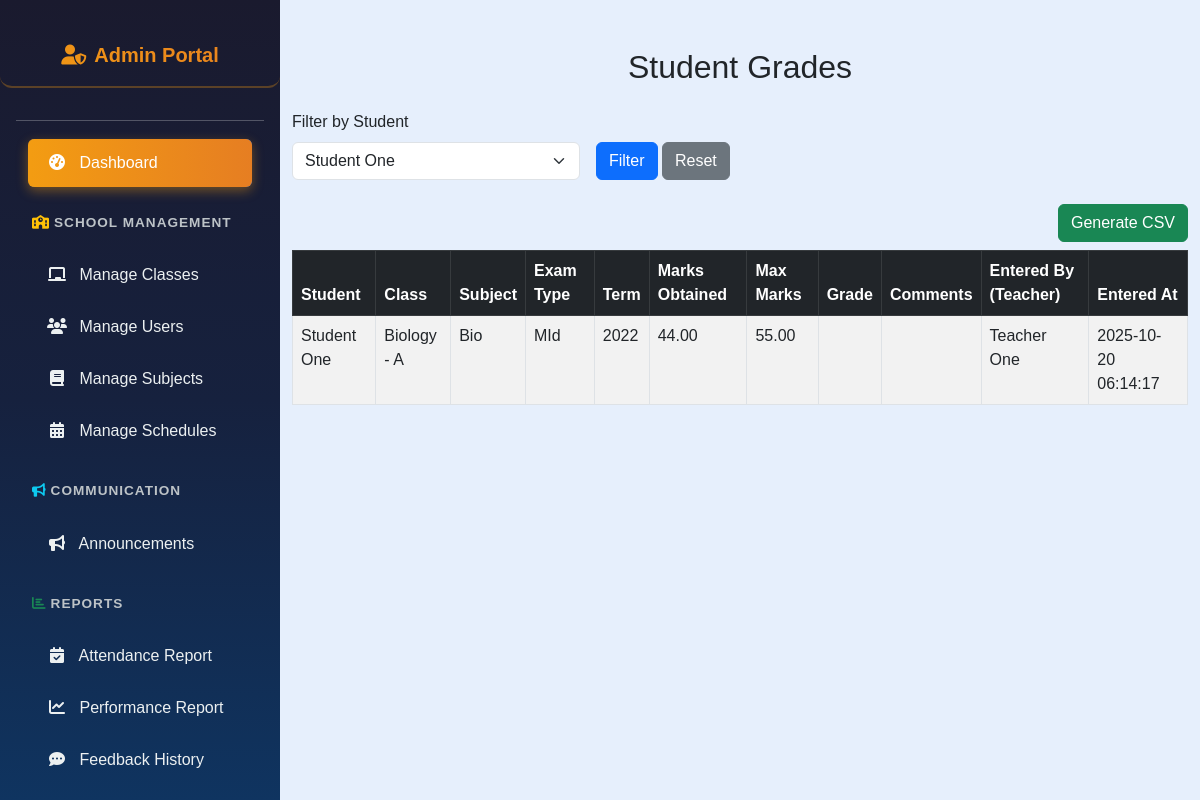
Page /admin/admin_view_grades.php?student_id=2 (signed in) on the committed database.
### tables this page shows
CREATE TABLE `grades` (
  `grade_id` int(11) NOT NULL,
  `student_id` int(11) NOT NULL,
  `subject_id` int(11) NOT NULL,
  `class_id` int(11) NOT NULL,
  `exam_type` varchar(50) NOT NULL,
  `term` varchar(50) NOT NULL,
  `marks_obtained` decimal(5,2) NOT NULL,
  `max_marks` decimal(5,2) NOT NULL,
  `grade` varchar(5) DEFAULT NULL,
  `comments` text DEFAULT NULL,
  `entered_by` int(11) NOT NULL,
  `entered_at` timestamp NOT NULL DEFAULT current_timestamp()
);

CREATE TABLE `users` (
  `user_id` int(11) NOT NULL,
  `usertype` enum('Teacher','Student') NOT NULL,
  `first_name` varchar(50) NOT NULL,
  `last_name` varchar(50) NOT NULL,
  `email` varchar(100) NOT NULL,
  `password_hash` varchar(255) NOT NULL,
  `gender` enum('Male','Female','Other') NOT NULL,
  `dob` date NOT NULL,
  `contact_number` varchar(20) DEFAULT NULL,
  `address` text DEFAULT NULL,
  `profile_picture` varchar(255) DEFAULT NULL,
  `class_id` int(11) DEFAULT NULL,
  `created_at` datetime DEFAULT current_timestamp(),
  `updated_at` datetime DEFAULT current_timestamp() ON UPDATE current_timestamp()
);

CREATE TABLE `classes` (
  `class_id` int(11) NOT NULL,
  `class_name` varchar(50) NOT NULL,
  `section` varchar(10) NOT NULL,
  `created_at` datetime DEFAULT current_timestamp()
);

CREATE TABLE `subjects` (
  `subject_id` int(11) NOT NULL,
  `subject_name` varchar(100) NOT NULL,
  `class_id` int(11) NOT NULL,
  `created_at` datetime DEFAULT current_timestamp()
);

### admin/admin_view_grades.php (the view, shortened to what this page needs)
<?php
include('config.php');
$filter_student = isset($_GET['student_id']) ? intval($_GET['student_id']) : '';
$students = [];
$res = $conn->query("SELECT user_id, first_name, last_name FROM users WHERE usertype='Student' ORDER BY first_name, last_name");
while ($row = $res->fetch_assoc()) $students[] = $row;
$sql = "
    SELECT g.*,
           u.first_name AS student_first, u.last_name AS student_last,
           c.class_name, c.section,
           s.subject_name,
           t.first_name AS teacher_first, t.last_name AS teacher_last
    FROM grades g
    JOIN users u ON g.student_id = u.user_id
    JOIN classes c ON g.class_id = c.class_id
    JOIN subjects s ON g.subject_id = s.subject_id
    JOIN users t ON g.entered_by = t.user_id
    WHERE 1=1
";
$params = [];
$types = "";
if (!empty($filter_student)) {
    $sql .= " AND g.student_id = ?";
    $params[] = $filter_student;
    $types .= "i";
}
$sql .= " ORDER BY u.first_name ASC, u.last_name ASC, c.class_name ASC, s.subject_name ASC, g.term ASC";
$stmt = $conn->prepare($sql);
if (!empty($params)) {
    $stmt->bind_param($types, ...$params);
}
$stmt->execute();
$result = $stmt->get_result();
$grades = [];
while ($row = $result->fetch_assoc()) $grades[] = $row;
?>
<!DOCTYPE html>
<html lang="en">
<head>
<link href="https://cdn.jsdelivr.net/npm/bootstrap@5.3.0/dist/css/bootstrap.min.css" rel="stylesheet">
</head>
<body style="margin-left:280px; background-color:#e6effc;">
<?php include('admin_sidebar.php'); ?>
<div class="container mt-5">
    <h2 class="mb-4 text-center">Student Grades</h2>
    <form method="GET" class="row g-3 mb-4">
        <div class="col-md-4">
            <label for="student_id" class="form-label">Filter by Student</label>
            <select class="form-select" name="student_id" id="student_id">
                <?php foreach ($students as $s): ?>
                    <option value="<?= $s['user_id'] ?>" <?= ($filter_student == $s['user_id']) ? 'selected' : '' ?>>
                        <?= htmlspecialchars($s['first_name'] . ' ' . $s['last_name']) ?>
                    </option>
                <?php endforeach; ?>
            </select>
        </div>
        <div class="col-md-2 align-self-end">
            <button type="submit" class="btn btn-primary">Filter</button>
            <a href="admin_view_grades.php" class="btn btn-secondary">Reset</a>
        </div>
    </form>
    <div class="d-flex justify-content-end mb-2">
        <button id="generateCsv" class="btn btn-success">Generate CSV</button>
    </div>
    <div class="table-responsive">
        <table id="gradesTable" class="table table-bordered table-striped">
            <thead class="table-dark">
                <tr>
                    <th>Student</th>
                    <th>Class</th>
                    <th>Subject</th>
                    <th>Exam Type</th>
                    <th>Term</th>
                    <th>Marks Obtained</th>
                    <th>Max Marks</th>
                    <th>Grade</th>
                    <th>Comments</th>
                    <th>Entered By (Teacher)</th>
                    <th>Entered At</th>
                </tr>
            </thead>
            <tbody>
                <?php if ($grades): ?>
                    <?php foreach ($grades as $g): ?>
                        <tr>
                            <td><?= htmlspecialchars($g['student_first'] . ' ' . $g['student_last']) ?></td>
                            <td><?= htmlspecialchars($g['class_name'] . ' - ' . $g['section']) ?></td>
                            <td><?= htmlspecialchars($g['subject_name']) ?></td>
                            <td><?= htmlspecialchars($g['exam_type']) ?></td>
                            <td><?= htmlspecialchars($g['term']) ?></td>
                            <td><?= htmlspecialchars($g['marks_obtained']) ?></td>
                            <td><?= htmlspecialchars($g['max_marks']) ?></td>
                            <td><?= htmlspecialchars($g['grade']) ?></td>
                            <td><?= htmlspecialchars($g['comments']) ?></td>
                            <td><?= htmlspecialchars($g['teacher_first'] . ' ' . $g['teacher_last']) ?></td>
                            <td><?= htmlspecialchars($g['entered_at']) ?></td>
                        </tr>
                    <?php endforeach; ?>
                <?php else: ?>
                    <tr><td colspan="11" class="text-center">No grades found.</td></tr>
                <?php endif; ?>
            </tbody>
        </table>
    </div>
</div>
</body>
</html>

### admin/admin_sidebar.php (style rules this page uses)
body { font-family: Arial, sans-serif; background-color: #e6effc; margin-left: 280px; overflow-x: hidden; }

### rows in the picture
grades: users.first_name+last_name "Student One", class.section "Biology - A", subject.subject_name "Bio", exam_type "MId", term "2022", marks_obtained "44.00", max_marks "55.00", users.first_name+last_name "Teacher One", entered_at "2025-10-20 06:14:17"

### other values in the picture
form field student_id "Student One"
